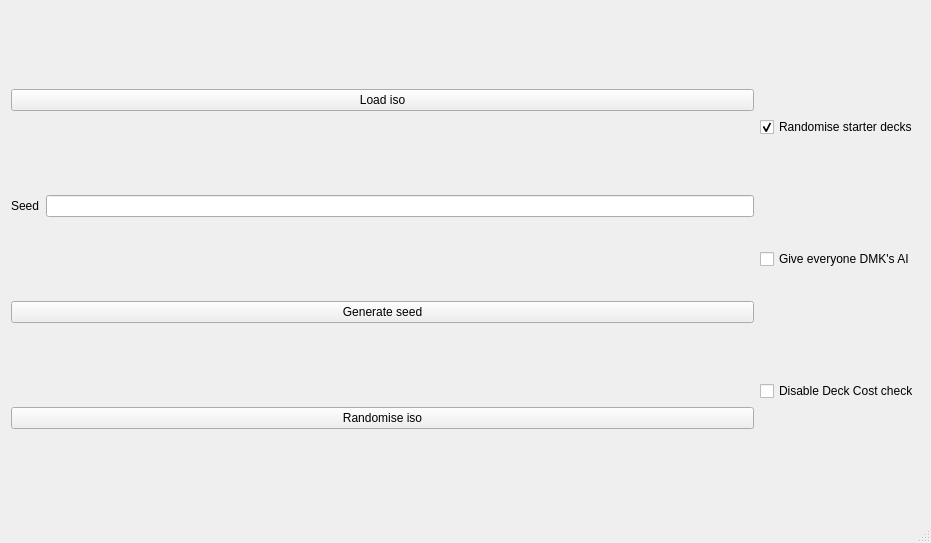
<?xml version="1.0" encoding="UTF-8"?>
<ui version="4.0">
 <class>MainWindow</class>
 <widget class="QMainWindow" name="MainWindow">
  <property name="windowModality">
   <enum>Qt::NonModal</enum>
  </property>
  <property name="geometry">
   <rect>
    <x>0</x>
    <y>0</y>
    <width>931</width>
    <height>543</height>
   </rect>
  </property>
  <property name="windowTitle">
   <string>DotR Randomiser Alpha 0.2</string>
  </property>
  <widget class="QWidget" name="centralWidget">
   <layout class="QHBoxLayout" name="horizontalLayout_2">
    <item>
     <layout class="QVBoxLayout" name="verticalLayout">
      <item>
       <widget class="QPushButton" name="loadBtn">
        <property name="text">
         <string>Load iso</string>
        </property>
       </widget>
      </item>
      <item>
       <layout class="QHBoxLayout" name="horizontalLayout">
        <item>
         <widget class="QLabel" name="label">
          <property name="text">
           <string>Seed</string>
          </property>
         </widget>
        </item>
        <item>
         <widget class="QLineEdit" name="seedBox"/>
        </item>
       </layout>
      </item>
      <item>
       <widget class="QPushButton" name="genSeedBtn">
        <property name="text">
         <string>Generate seed</string>
        </property>
       </widget>
      </item>
      <item>
       <widget class="QPushButton" name="randomiseBtn">
        <property name="text">
         <string>Randomise iso</string>
        </property>
       </widget>
      </item>
     </layout>
    </item>
    <item>
     <layout class="QGridLayout" name="gridLayout">
      <item row="1" column="0">
       <widget class="QCheckBox" name="aiCheckbox">
        <property name="text">
         <string>Give everyone DMK's AI</string>
        </property>
       </widget>
      </item>
      <item row="2" column="0">
       <widget class="QCheckBox" name="dcCheckbox">
        <property name="text">
         <string>Disable Deck Cost check</string>
        </property>
       </widget>
      </item>
      <item row="0" column="0">
       <widget class="QCheckBox" name="starterCheckbox">
        <property name="text">
         <string>Randomise starter decks</string>
        </property>
        <property name="checked">
         <bool>true</bool>
        </property>
       </widget>
      </item>
     </layout>
    </item>
   </layout>
  </widget>
  <widget class="QMenuBar" name="menuBar">
   <property name="geometry">
    <rect>
     <x>0</x>
     <y>0</y>
     <width>931</width>
     <height>26</height>
    </rect>
   </property>
  </widget>
  <widget class="QStatusBar" name="statusBar"/>
 </widget>
 <layoutdefault spacing="6" margin="11"/>
 <resources/>
 <connections/>
</ui>
